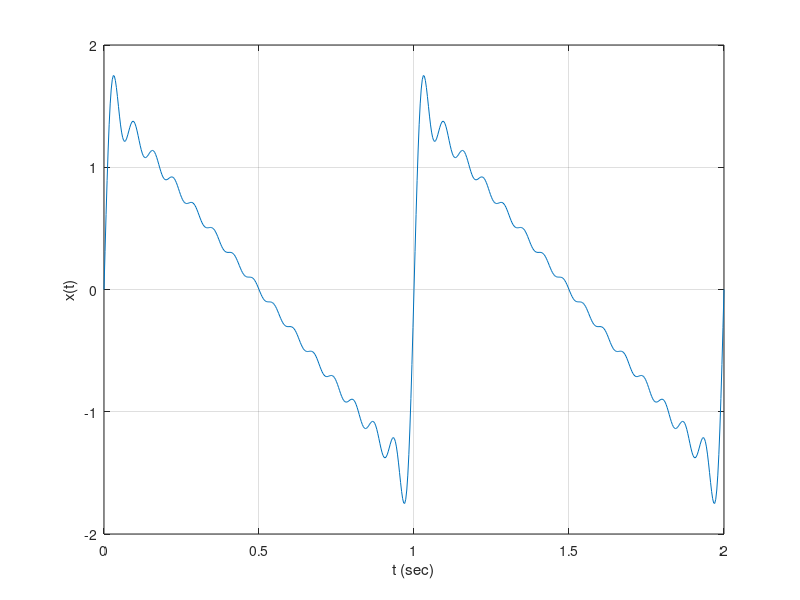

Write the MATLAB code that produced this figure.
% SiSy Lab2A : 3D plot for Fourier Series exercise
% ================================================
clear all, close all, clc;

% PARAMETERS
T = 1 ;             % period
M = 15;             % number of harmonics
tstep = T/(M*20);   % time resolution, such that highest harmonic has 20 points/period
t = 0:tstep:2*T;    % time vector with 2 complete periods of periodic function


% FUNCTIONS
% initialise a variable before using it within loop
x_t = zeros(1,length(t));   % vector to store sum of harmonics
a_k = zeros(1,M);           % amplitude sinus coefficients
b_k = zeros(1,M);           % amplitude cosinus coefficients


for k=1:M

    % Define Fourier coeffs
    b_k(k) =  1/k;
   
    % Calculate sum of harmonics x_t 
    x_t = x_t + a_k(k)*cos(2*pi*k*t/T) + b_k(k)*sin(2*pi*k*t/T);
    
    % plot new sum, plus define appropriated axis()
    plot(t,x_t),grid on, axis([0,2*T,-2,2])
    
    % before next iteration
    pause(0.2);
end

xlabel('t (sec)'),ylabel('x(t)')